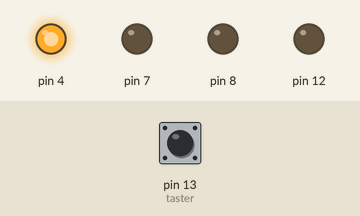
Recording of a sketch running on a simulated Arduino Uno, built with avr-gcc and run on an emulated ATmega328P. Shown: output pins drawn as LEDs (lit = HIGH). Dashed ring = blinking. The test bench sets the inputs (shaded band); at power-on: pin 13 (taster) HIGH.

Above: at 1.2 s.
1.3 s: pin 13 (taster) pulled LOW for 0.15 s
At 1.6 s:
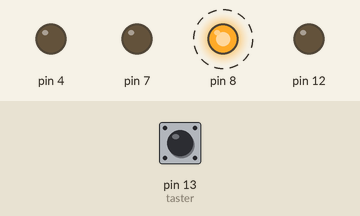
At 2.2 s:
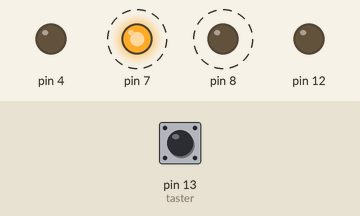
Timing chart, 0 to 10.3 s (numbered marks = the images above; inputs shaded):
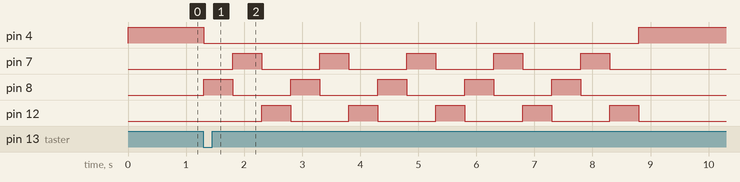

The sketch:

Blink_beispiel.ino
```cpp
/*
  Dieses kleine Programm laesst die 2 LED's abwechselnd Blinken
 */

//globale variable
int taster=13;
int tstatus=0;

//starte setup
// setze PIN 7,8 als Ausgang
void setup()
{
  //Serial.begin(9600);
  pinMode(7,OUTPUT);
  pinMode(8,OUTPUT);
  pinMode(4,OUTPUT);
  pinMode(12,OUTPUT);
  pinMode(taster,INPUT);
}

//das Programm startet ab da
void loop()
{
  tstatus=digitalRead(taster);
  //Serial.println(tstatus);
  if (tstatus == LOW)
  {
    for (int rp=1; rp<=5; rp=rp+1)
    {
      digitalWrite(4,LOW);
      digitalWrite(8,HIGH);
      delay(500);
      digitalWrite(8,LOW);
      digitalWrite(7,HIGH);
      delay(500);
      digitalWrite(7,LOW);
      digitalWrite(12,HIGH);
      delay(500);
      digitalWrite(12,LOW);
    }
  }
  else
  {
    digitalWrite(4,HIGH);
    delay(50);
  }
}
```

Measured:
- after the input at 1.3 s, pin 4: HIGH → LOW at once, → HIGH 7.5 s later; pin 7: alternates HIGH for 0.50 s and LOW for 1.0 s, 10 changes in all, then stays LOW, starting after 0.50 s
